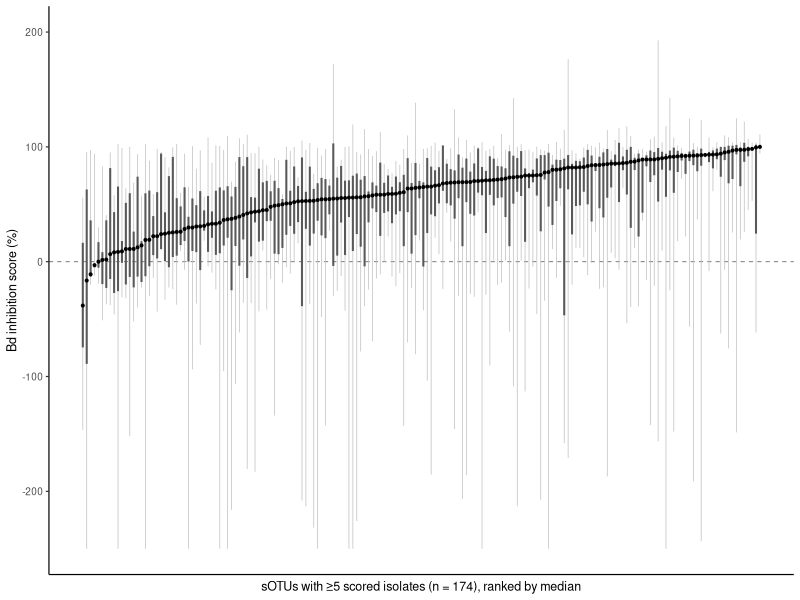
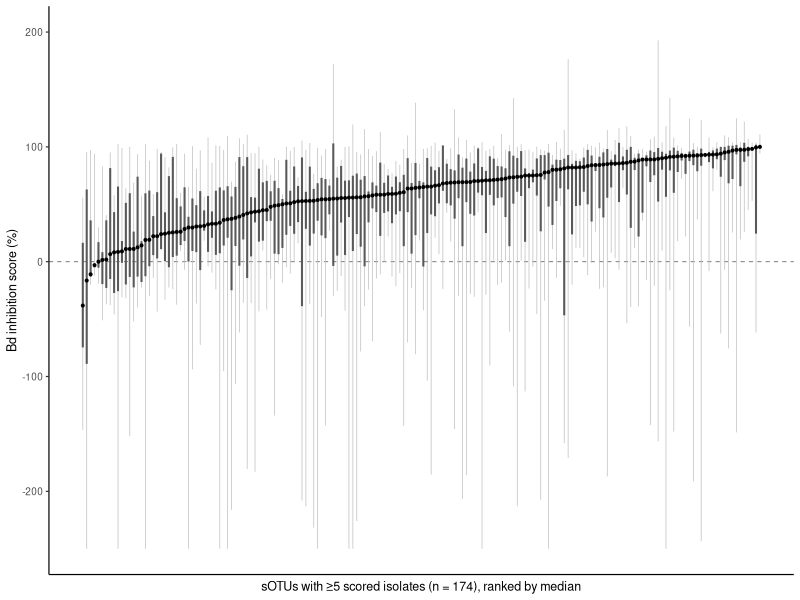

These figures' R source, in order:
## Within-sOTU spread of Bd inhibition among AmphiBac isolates (stand-alone)
## Run from this folder: Rscript panelA_sOTU_Bd_spread.R
## Input : data/panelA_isolate_scores.csv  (one row per scored isolate; see README/methods)
## Output: output/panelA_sOTU_summary.csv, output/panelA_sOTU_Bd_spread.png/.pdf
## Packages: data.table, ggplot2
suppressPackageStartupMessages({ library(data.table); library(ggplot2) })
dir.create("output", showWarnings = FALSE)
D <- fread("data/panelA_isolate_scores.csv")

abund_class <- function(p) factor(fifelse(p >= 1, "Dominant (>=1%)", fifelse(p >= 0.1, "Intermediate (0.1-1%)", "Rare (<0.1%)")),
                                  levels = c("Dominant (>=1%)", "Intermediate (0.1-1%)", "Rare (<0.1%)"))
S <- D[, .(n_scored = .N, n_studies = uniqueN(Reference), n_hosts = uniqueN(host_species),
           n_inhib = sum(Bd_function == "Inhibitory"), n_non = sum(Bd_function == "Non-inhibitory"), n_fac = sum(Bd_function == "Facilitating"),
           median_score = median(inhib_score), mean_score = mean(inhib_score), sd_score = sd(inhib_score),
           q25 = quantile(inhib_score, 0.25), q75 = quantile(inhib_score, 0.75),
           min_score = min(inhib_score), max_score = max(inhib_score), mean_rel_pct = mean_rel_pct[1], prevalence_pct = prevalence_pct[1]),
       by = .(sOTU_id, sOTU_V4_sequence)]
S <- S[order(median_score)][, idx := .I][, abundance_class := abund_class(mean_rel_pct)]
S[, spans_inhib_and_enh := max_score > 50 & min_score < 0]
fwrite(S, "output/panelA_sOTU_summary.csv")

YL <- c(-250, 200)   # display window; whiskers beyond it are clipped (true min/max are in the summary CSV)
p <- ggplot(S, aes(idx, median_score)) +
  geom_hline(yintercept = 0, linetype = 2, linewidth = 0.3, colour = "grey40") +
  geom_linerange(aes(ymin = pmax(min_score, YL[1]), ymax = pmin(max_score, YL[2])), linewidth = 0.25, colour = "grey75") +
  geom_linerange(aes(ymin = q25, ymax = q75), linewidth = 0.7, colour = "grey35") +
  geom_point(size = 0.7, colour = "black") +
  coord_cartesian(ylim = YL) +
  labs(x = sprintf("sOTUs with \u22655 scored isolates (n = %d), ranked by median", nrow(S)), y = "Bd inhibition score (%)") +
  theme_classic(base_size = 9) +
  theme(axis.text.x = element_blank(), axis.ticks.x = element_blank())
ggsave("output/panelA_sOTU_Bd_spread.png", p, width = 4.2, height = 3, dpi = 300)
ggsave("output/panelA_sOTU_Bd_spread.pdf", p, width = 4.2, height = 3, device = cairo_pdf)

message(sprintf("sOTUs: %d | isolates: %d | studies: %d | median within-sOTU SD: %.1f | IQR of SDs: %.1f-%.1f | spanning >50 and <0: %.1f%% | median score <0: %d",
  nrow(S), nrow(D), uniqueN(D$Reference), median(S$sd_score), quantile(S$sd_score, .25), quantile(S$sd_score, .75),
  100 * mean(S$spans_inhib_and_enh), sum(S$median_score < 0)))
print(S[, .(n = .N, median_sd = round(median(sd_score), 1)), by = abundance_class][order(abundance_class)])
